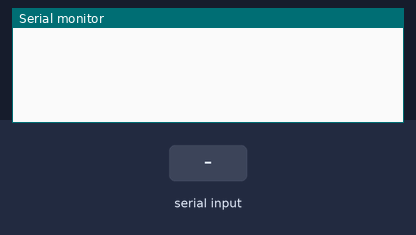
A sketch run on a simulated Arduino Uno, built with avr-gcc and run on an emulated ATmega328P. Parts: the last lines printed to the serial monitor. Inputs (shaded band) come from the test bench.

Above: at 0.9 s.
1.0 s: "1" received over Serial
At 1.8 s:
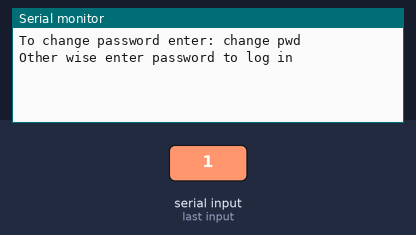
At 2.8 s:
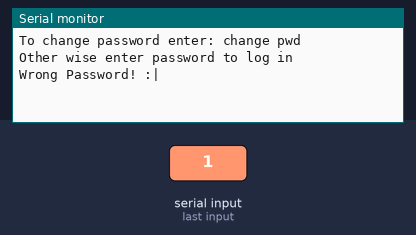

The sketch:

pwd.ino
```cpp
/*
	Suppose to be a password storage whit ability of changing password


	created on October 10, 2016
	by Navid Kalaei <navidkalaei@gmail.com>
*/


#include "EepromUtil.h"

#define SERIAL_RATE 9600
#define TIMEOUT_TIME 1000

//password address, it's default value in official example so it's better not to be changed
#define PWD_ADDR 100
#define PWD "Hello, World!"

const int BUFSIZE = 50;
char buf[BUFSIZE];

const String changePWDCommand = "change pwd";
String pwd;
String userInput;

bool isEntered;
bool isHelpPrinted;

int i;


void clear_buffer() {
  for (i = 0; i < BUFSIZE; i++) {
    buf[i] = 0;
  }
}

void string_to_buffer(String str) {
  for(i = 0; i != str.length(); i++){
    buf[i] = str[i];
  }
}

void setup() {
  Serial.begin(SERIAL_RATE);
  Serial.setTimeout(TIMEOUT_TIME);
  isEntered = false;
  isHelpPrinted = false;
  clear_buffer();
  EepromUtil::eeprom_read_string(PWD_ADDR, buf, BUFSIZE);
  pwd = String(buf);
  while(!Serial.available());
}


void loop() {
  if(!isHelpPrinted){
    Serial.println("To change password enter: change pwd");
    Serial.println("Other wise enter password to log in");
    isHelpPrinted = !isHelpPrinted;
  }
  if(!isEntered){
    userInput = Serial.readString();
    if(userInput == pwd){
      isEntered = true;
      Serial.println("You've Entered! :D");
    }
    else if(userInput == changePWDCommand){
      Serial.println("Enter new password before timeout: ");
      pwd = Serial.readString();
      clear_buffer();
      string_to_buffer(pwd);
      if(EepromUtil::eeprom_write_string(PWD_ADDR, buf)){
        Serial.print("Password change to: '");
        Serial.print(pwd);
        Serial.println("'");
      }
      else{
        Serial.println("time out!!!");
      }
    }
    else{
      Serial.println("Wrong Password! :|");
    }
  }
}
```

EepromUtil.h
```cpp
// Eeprom utilites library
//
// From http://playground.arduino.cc/Code/EepromUtil
//
#include <Arduino.h>
#include <EEPROM.h>

class EepromUtil {
  public:
    static void    eeprom_erase_all();
    static boolean eeprom_read_bytes(int startAddr, byte array[], int numBytes);
    static boolean eeprom_write_int(int addr, int value);
    static boolean eeprom_read_int(int addr, int* value);
    static boolean eeprom_write_string(int addr, char* string);
    static boolean eeprom_read_string(int addr, char* buffer, int bufSize);
    static boolean eeprom_write_bytes(int startAddr, const byte* array,
                                      int numBytes);

  private:
    static boolean eeprom_is_addr_ok(int addr);
};


const int EEPROM_MIN_ADDR = 0;
const int EEPROM_MAX_ADDR = 1023;


void EepromUtil::eeprom_erase_all() {
  char b = 0xff;
  int i;

  for (i = EEPROM_MIN_ADDR; i <= EEPROM_MAX_ADDR; i++) {
    EEPROM.write(i, b);
  }
}

//
// Returns true if the address is between the
// minimum and maximum allowed values,
// false otherwise.
//
// This function is used by the other, higher-level functions
// to prevent bugs and runtime errors due to invalid addresses.
//
boolean EepromUtil::eeprom_is_addr_ok(int addr) {
  return ((addr >= EEPROM_MIN_ADDR) && (addr <= EEPROM_MAX_ADDR));
}

//
// Writes a sequence of bytes to eeprom starting at the specified address.
// Returns true if the whole array is successfully written.
// Returns false if the start or end addresses aren't between
// the minimum and maximum allowed values.
// When returning false, nothing gets written to eeprom.
//
boolean EepromUtil::eeprom_write_bytes(int startAddr, const byte* array, int numBytes) {
  // counter
  int i;

  // both first byte and last byte addresses must fall within
  // the allowed range
  if (!eeprom_is_addr_ok(startAddr) || !eeprom_is_addr_ok(startAddr + numBytes)) {
    return false;
  }

  for (i = 0; i < numBytes; i++) {
    EEPROM.write(startAddr + i, array[i]);
  }

  return true;
}

//
// Reads the specified number of bytes from the specified address into the provided buffer.
// Returns true if all the bytes are successfully read.
// Returns false if the star or end addresses aren't between
// the minimum and maximum allowed values.
// When returning false, the provided array is untouched.
//
// Note: the caller must ensure that array[] has enough space
// to store at most numBytes bytes.
//
boolean EepromUtil::eeprom_read_bytes(int startAddr, byte array[], int numBytes) {
  int i;

  // both first byte and last byte addresses must fall within
  // the allowed range
  if (!eeprom_is_addr_ok(startAddr) || !eeprom_is_addr_ok(startAddr + numBytes)) {
    return false;
  }

  for (i = 0; i < numBytes; i++) {
    array[i] = EEPROM.read(startAddr + i);
  }

  return true;
}

//
// Writes an int variable at the specified address.
// Returns true if the variable value is successfully written.
// Returns false if the specified address is outside the
// allowed range or too close to the maximum value
// to store all of the bytes (an int variable requires
// more than one byte).
//
boolean EepromUtil::eeprom_write_int(int addr, int value) {
  byte *ptr;

  ptr = (byte*)&value;
  return eeprom_write_bytes(addr, ptr, sizeof(value));
}

//
// Reads an integer value at the specified address.
// Returns true if the variable is successfully read.
// Returns false if the specified address is outside the
// allowed range or too close to the maximum vlaue
// to hold all of the bytes (an int variable requires
// more than one byte).
//
boolean EepromUtil::eeprom_read_int(int addr, int* value) {
  return eeprom_read_bytes(addr, (byte*)value, sizeof(int));
}

//
// Writes a string starting at the specified address.
// Returns true if the whole string is successfully written.
// Returns false if the address of one or more bytes
// fall outside the allowed range.
// If false is returned, nothing gets written to the eeprom.
//
boolean EepromUtil::eeprom_write_string(int addr, char* string) {
  // actual number of bytes to be written
  int numBytes;

  // we'll need to write the string contents
  // plus the string terminator byte (0x00)
  numBytes = strlen(string) + 1;

  return eeprom_write_bytes(addr, (const byte*)string, numBytes);
}

//
// Reads a string starting from the specified address.
// Returns true if at least one byte (even only the
// string terminator one) is read.
// Returns false if the start address falls outside
// or declare buffer size os zero.
// the allowed range.
// The reading might stop for several reasons:
// - no more space in the provided buffer
// - last eeprom address reached
// - string terminator byte (0x00) encountered.
// The last condition is what should normally occur.
//
boolean EepromUtil::eeprom_read_string(int addr, char* buffer, int bufSize) {
  // byte read from eeprom
  byte ch;

  // number of bytes read so far
  int bytesRead;

  // check start address
  if (!eeprom_is_addr_ok(addr)) {
    return false;
  }

  // how can we store bytes in an empty buffer ?
  if (bufSize == 0) {
    return false;
  }

  // is there is room for the string terminator only,
  // no reason to go further
  if (bufSize == 1) {
    buffer[0] = 0;
    return true;
  }

  // initialize byte counter
  bytesRead = 0;

  // read next byte from eeprom
  ch = EEPROM.read(addr + bytesRead);

  // store it into the user buffer
  buffer[bytesRead] = ch;

  // increment byte counter
  bytesRead++;

  // stop conditions:
  // - the character just read is the string terminator one (0x00)
  // - we have filled the user buffer
  // - we have reached the last eeprom address
  while ( (ch != 0x00) && (bytesRead < bufSize) && ((addr + bytesRead) <= EEPROM_MAX_ADDR) ) {
    // if no stop condition is met, read the next byte from eeprom
    ch = EEPROM.read(addr + bytesRead);

    // store it into the user buffer
    buffer[bytesRead] = ch;

    // increment byte counter
    bytesRead++;
  }

  // make sure the user buffer has a string terminator
  // (0x00) as its last byte
  if ((ch != 0x00) && (bytesRead >= 1)) {
    buffer[bytesRead - 1] = 0;
  }

  return true;
}
```

Measured:
- after the input at 1.0 s, the serial monitor: prints a new line at once (image 1)
